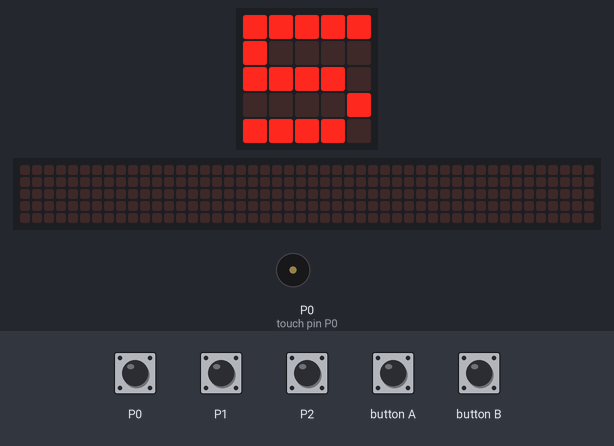
A program run on a simulated BBC micro:bit (MakeCode). Shown: the board's 5×5 LED display, a strip that is not on the board, showing the scrolling text unrolled, buzzer (waves = sounding). The inputs (shaded band) are chosen by the test bench. Random numbers come from a fixed seed; the 48×5 strip is a reading aid, not a part: it shows the text the display is scrolling, unrolled, one strip-width of it at a time.

Above: at 19.1 s.
19.2 s: button A pressed for 0.15 s
At 23.8 s:
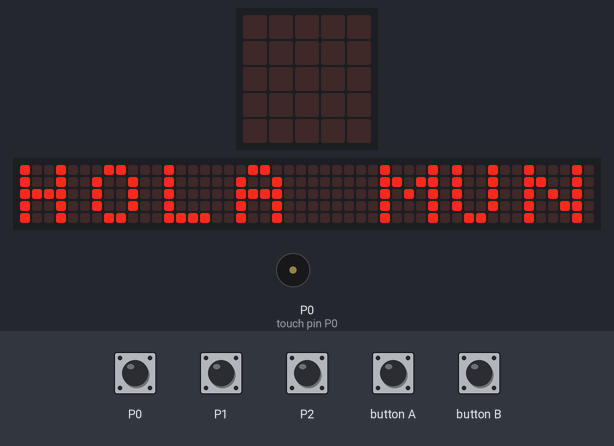
At 30.4 s:
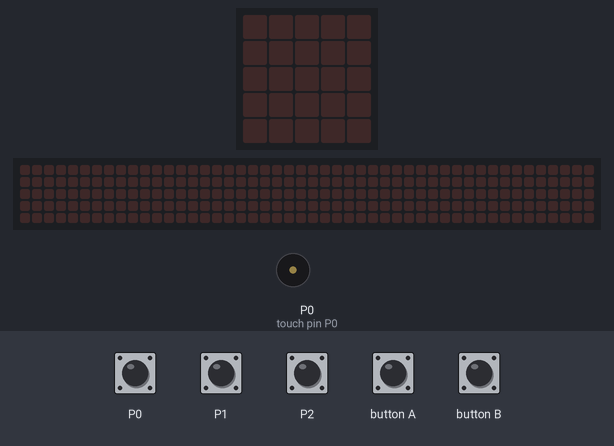
Timing chart, 0 to 30.7 s (numbered marks = the images above; inputs shaded):
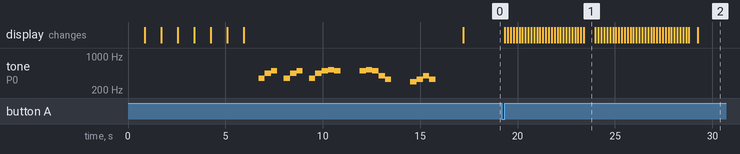

The program:

main.ts
```typescript
input.onButtonPressed(Button.A, function () {
    basic.showString("HOLA MUNDO")
})
input.onGesture(Gesture.Shake, function () {
    icono = randint(0, 2)
    if (icono == 0) {
        basic.showIcon(IconNames.Chessboard)
    }
    if (icono == 1) {
        basic.showIcon(IconNames.Scissors)
    }
    if (icono == 2) {
        basic.showIcon(IconNames.Square)
    }
})
input.onButtonPressed(Button.B, function () {
    basic.showLeds(`
        . # . # .
        # # # # #
        # # # # #
        . # # # .
        . . # . .
        `)
})
let icono = 0
basic.showNumber(9)
basic.pause(100)
basic.showNumber(8)
basic.pause(100)
basic.showNumber(7)
basic.pause(100)
basic.showNumber(6)
basic.pause(100)
basic.showNumber(4)
basic.pause(100)
basic.showNumber(3)
basic.pause(100)
basic.showNumber(2)
basic.pause(100)
basic.showNumber(1)
music.setVolume(255)
music.playMelody("F A B - F A B - ", 186)
music.playMelody("F A B C5 B - - - ", 186)
music.playMelody("B C5 B G E - - - ", 186)
music.playMelody("D E G E - - - - ", 186)
basic.pause(100)
basic.showNumber(5)
basic.forever(function () {
    if (input.pinIsPressed(TouchPin.P0)) {
        basic.showIcon(IconNames.Asleep)
    } else if (input.pinIsPressed(TouchPin.P1)) {
        basic.showIcon(IconNames.Skull)
    } else if (input.pinIsPressed(TouchPin.P2)) {
        basic.showIcon(IconNames.Skull)
    } else {

    }
})
```

test.ts
```typescript
// aquí va el archivo "tests"; esto no se compilará cuando este paquete se utilice como una extensión.
```

Measured:
- after the input at 19.2 s, the display: first changes after 0.15 s (image 1 shows a later state)
- what the display in image 1 shows lasts 0.6 s, from 23.4 s to 24.0 s
